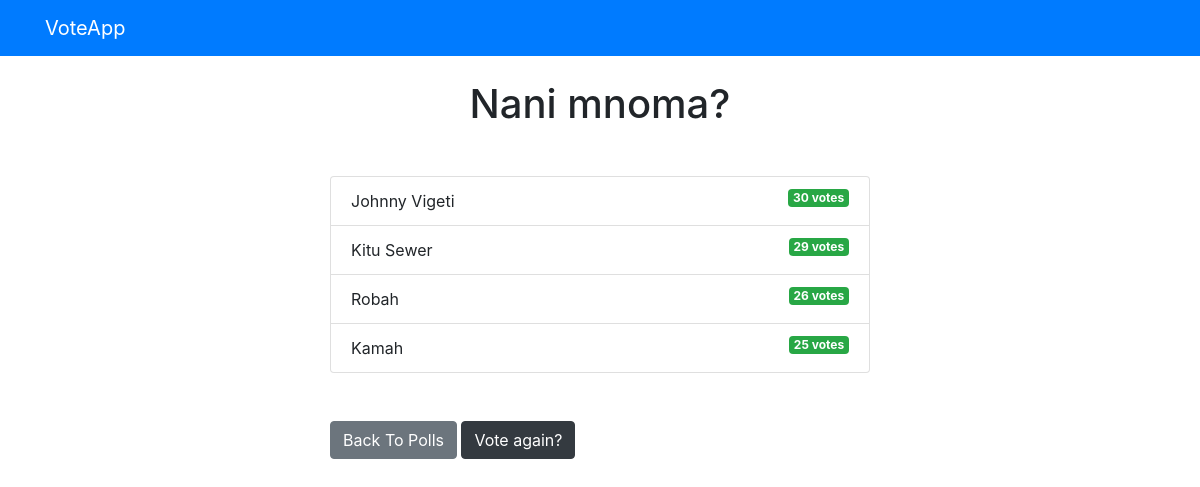
Page /polls/1/results/ on the committed database.
### polls/models.py (models this page shows, shortened)
class Question(models.Model):
    question_text = models.CharField(max_length=200)
    pub_date = models.DateTimeField('date published')

class Choice(models.Model):
    question = models.ForeignKey(Question, on_delete=models.CASCADE)
    choice_text = models.CharField(max_length=200)
    votes = models.IntegerField(default=0)

### polls/views.py (the view)
# urls.py: path('<int:question_id>/results/', views.results, name='results'),
def results(request, question_id):
  question = get_object_or_404(Question, pk=question_id)
  return render(request, 'polls/results.html', { 'question': question })

### templates/polls/results.html
{% extends 'base.html' %}
{% block content %}
<h1 class="mb-5 text-center">{{ question.question_text }}</h1>
<ul class="list-group mb-5">
	{% for choice in question.choice_set.all %}
	<li class="list-group-item">
		{{ choice.choice_text }}  <span class="badge badge-success float-right">{{ choice.votes }} vote{{ choice.votes | pluralize }}</span>
	</li>
	{% endfor %}
</ul>
<a class="btn btn-secondary" href="{% url 'polls:index' %}">Back To Polls</a>
<a class="btn btn-dark" href="{% url 'polls:detail' question.id %}">Vote again?</a>
{% endblock %}

### templates/base.html (shortened to what this page needs)
<!DOCTYPE html>
<html lang="en">
  <head>
    <link
      rel="stylesheet"
      href="https://stackpath.bootstrapcdn.com/bootstrap/4.3.1/css/bootstrap.min.css"
    />
  </head>
  <body>
    {% include 'partials/_navbar.html' %}
    <div class="container">
      <div class="row">
        <div class="col-md-6 m-auto">
          {% block content %}{% endblock %}
        </div>
      </div>
    </div>
  </body>
</html>

### templates/partials/_navbar.html
<nav class="navbar navbar-dark bg-primary mb-4">
	<div class="container">
		<a class="navbar-brand" href="/">VoteApp</a>
	</div>
</nav>

### rows in the picture
Question: question_text "Nani mnoma?"
Choice: choice_text "Johnny Vigeti", votes "30", votes|pluralize "s"
Choice: choice_text "Kitu Sewer", votes "29", votes|pluralize "s"
Choice: choice_text "Robah", votes "26", votes|pluralize "s"
Choice: choice_text "Kamah", votes "25", votes|pluralize "s"
